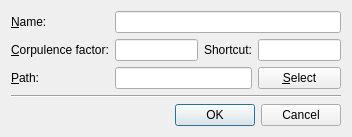
<?xml version="1.0" encoding="UTF-8"?>
<ui version="4.0">
 <class>EditFishDialog</class>
 <widget class="QDialog" name="EditFishDialog">
  <property name="geometry">
   <rect>
    <x>0</x>
    <y>0</y>
    <width>352</width>
    <height>135</height>
   </rect>
  </property>
  <property name="windowTitle">
   <string>Edit Fish</string>
  </property>
  <layout class="QVBoxLayout" name="verticalLayout">
   <item>
    <layout class="QGridLayout" name="gridLayout">
     <item row="0" column="0" colspan="2">
      <widget class="QLabel" name="labelName">
       <property name="toolTip">
        <string>&lt;html&gt;&lt;head/&gt;&lt;body&gt;&lt;p&gt;Name of fish&lt;/p&gt;&lt;/body&gt;&lt;/html&gt;</string>
       </property>
       <property name="text">
        <string>&amp;Name:</string>
       </property>
       <property name="buddy">
        <cstring>editName</cstring>
       </property>
      </widget>
     </item>
     <item row="1" column="0" colspan="2">
      <widget class="QLabel" name="labelCFactor">
       <property name="toolTip">
        <string comment="Weight = c * x ^ 3 / 100" extracomment="Weight = c * x ^ 3 / 100"/>
       </property>
       <property name="whatsThis">
        <string comment="Weight = Weight = c * x ^ 3 / 100" extracomment="Weight = Weight = c * x ^ 3 / 100"/>
       </property>
       <property name="text">
        <string>&amp;Corpulence factor:</string>
       </property>
       <property name="buddy">
        <cstring>editCFactor</cstring>
       </property>
       <property name="toolTipDuration" stdset="0">
        <number>5</number>
       </property>
      </widget>
     </item>
     <item row="2" column="0" colspan="2">
      <widget class="QLabel" name="labelPath">
       <property name="text">
        <string>&amp;Path:</string>
       </property>
       <property name="buddy">
        <cstring>editPath</cstring>
       </property>
      </widget>
     </item>
     <item row="1" column="2">
      <widget class="QLineEdit" name="editCFactor"/>
     </item>
     <item row="0" column="2" colspan="3">
      <widget class="QLineEdit" name="editName">
       <property name="toolTip">
        <string>&lt;html&gt;&lt;head/&gt;&lt;body&gt;&lt;p&gt;Name of fish&lt;/p&gt;&lt;/body&gt;&lt;/html&gt;</string>
       </property>
      </widget>
     </item>
     <item row="2" column="2" colspan="2">
      <widget class="QLineEdit" name="editPath"/>
     </item>
     <item row="2" column="4">
      <widget class="QPushButton" name="selectButton">
       <property name="text">
        <string>&amp;Select</string>
       </property>
      </widget>
     </item>
     <item row="1" column="3">
      <widget class="QLabel" name="labelShortcut">
       <property name="text">
        <string>Shortcut:</string>
       </property>
       <property name="buddy">
        <cstring>editShortcut</cstring>
       </property>
      </widget>
     </item>
     <item row="1" column="4">
      <widget class="QLineEdit" name="editShortcut"/>
     </item>
    </layout>
   </item>
   <item>
    <widget class="Line" name="line">
     <property name="orientation">
      <enum>Qt::Horizontal</enum>
     </property>
    </widget>
   </item>
   <item>
    <layout class="QHBoxLayout" name="horizontalLayout">
     <item>
      <spacer name="horizontalSpacer">
       <property name="orientation">
        <enum>Qt::Horizontal</enum>
       </property>
       <property name="sizeHint" stdset="0">
        <size>
         <width>40</width>
         <height>20</height>
        </size>
       </property>
      </spacer>
     </item>
     <item>
      <widget class="QDialogButtonBox" name="dialogButtonBox">
       <property name="orientation">
        <enum>Qt::Horizontal</enum>
       </property>
       <property name="standardButtons">
        <set>QDialogButtonBox::Cancel|QDialogButtonBox::Ok</set>
       </property>
      </widget>
     </item>
    </layout>
   </item>
  </layout>
 </widget>
 <tabstops>
  <tabstop>editName</tabstop>
  <tabstop>editCFactor</tabstop>
  <tabstop>editShortcut</tabstop>
  <tabstop>editPath</tabstop>
  <tabstop>selectButton</tabstop>
  <tabstop>dialogButtonBox</tabstop>
 </tabstops>
 <resources/>
 <connections>
  <connection>
   <sender>dialogButtonBox</sender>
   <signal>rejected()</signal>
   <receiver>EditFishDialog</receiver>
   <slot>reject()</slot>
   <hints>
    <hint type="sourcelabel">
     <x>316</x>
     <y>260</y>
    </hint>
    <hint type="destinationlabel">
     <x>286</x>
     <y>274</y>
    </hint>
   </hints>
  </connection>
 </connections>
</ui>
